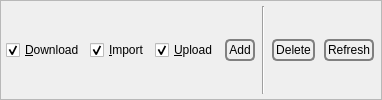
                 <widget class="QFrame" name="frame_3">
                  <property name="frameShape">
                   <enum>QFrame::StyledPanel</enum>
                  </property>
                  <property name="frameShadow">
                   <enum>QFrame::Raised</enum>
                  </property>
                  <layout class="QHBoxLayout" name="horizontalLayout_5">
                   <property name="spacing">
                    <number>5</number>
                   </property>
                   <property name="leftMargin">
                    <number>5</number>
                   </property>
                   <property name="topMargin">
                    <number>5</number>
                   </property>
                   <property name="rightMargin">
                    <number>5</number>
                   </property>
                   <property name="bottomMargin">
                    <number>5</number>
                   </property>
                   <item>
                    <widget class="QCheckBox" name="downDist">
                     <property name="sizePolicy">
                      <sizepolicy hsizetype="Minimum" vsizetype="Preferred">
                       <horstretch>0</horstretch>
                       <verstretch>0</verstretch>
                      </sizepolicy>
                     </property>
                     <property name="text">
                      <string>&amp;Download</string>
                     </property>
                     <property name="checked">
                      <bool>true</bool>
                     </property>
                    </widget>
                   </item>
                   <item>
                    <widget class="QCheckBox" name="sharedDist">
                     <property name="sizePolicy">
                      <sizepolicy hsizetype="Minimum" vsizetype="Preferred">
                       <horstretch>0</horstretch>
                       <verstretch>0</verstretch>
                      </sizepolicy>
                     </property>
                     <property name="text">
                      <string>&amp;Import</string>
                     </property>
                     <property name="checked">
                      <bool>true</bool>
                     </property>
                    </widget>
                   </item>
                   <item>
                    <widget class="QCheckBox" name="upDist">
                     <property name="sizePolicy">
                      <sizepolicy hsizetype="Minimum" vsizetype="Preferred">
                       <horstretch>0</horstretch>
                       <verstretch>0</verstretch>
                      </sizepolicy>
                     </property>
                     <property name="text">
                      <string>&amp;Upload</string>
                     </property>
                     <property name="checked">
                      <bool>true</bool>
                     </property>
                    </widget>
                   </item>
                   <item>
                    <widget class="QPushButton" name="addDistiller">
                     <property name="sizePolicy">
                      <sizepolicy hsizetype="MinimumExpanding" vsizetype="Fixed">
                       <horstretch>0</horstretch>
                       <verstretch>0</verstretch>
                      </sizepolicy>
                     </property>
                     <property name="styleSheet">
                      <string notr="true">QPushButton {
 border: 2px solid gray;
 background-color: qlineargradient(x1: 0, y1: 0, x2: 0, y2: 1,
                                   stop: 0 #E0E0E0, stop: 1 #FFFFFF);
 border-radius: 5px;
 margin: 2px;
 padding: 2px;
 }


QPushButton:hover { 
background-color: qlineargradient(x1: 0, y1: 0, x2: 0, y2: 1,
                                   stop: 0 rgb(254,229,172), stop: 1 #FFFFFF);
background-position: top center; } 

QPushButton:pressed {
     background-color: darkgrey;
     border-style: inset;
 }</string>
                     </property>
                     <property name="text">
                      <string>Add</string>
                     </property>
                     <property name="icon">
                      <iconset resource="../Icons/icons.qrc">
                       <normaloff>:/nuvola/add.png</normaloff>:/nuvola/add.png</iconset>
                     </property>
                    </widget>
                   </item>
                   <item>
                    <widget class="Line" name="line">
                     <property name="orientation">
                      <enum>Qt::Vertical</enum>
                     </property>
                    </widget>
                   </item>
                   <item>
                    <widget class="QPushButton" name="deleteDistillers">
                     <property name="styleSheet">
                      <string notr="true">QPushButton {
 border: 2px solid gray;
 background-color: qlineargradient(x1: 0, y1: 0, x2: 0, y2: 1,
                                   stop: 0 #E0E0E0, stop: 1 #FFFFFF);
 border-radius: 5px;
 margin: 2px;
 padding: 2px;
 }


QPushButton:hover { 
background-color: qlineargradient(x1: 0, y1: 0, x2: 0, y2: 1,
                                   stop: 0 rgb(254,229,172), stop: 1 #FFFFFF);
background-position: top center; } 

QPushButton:pressed {
     background-color: darkgrey;
     border-style: inset;
 }</string>
                     </property>
                     <property name="text">
                      <string>Delete</string>
                     </property>
                     <property name="icon">
                      <iconset resource="../Icons/icons.qrc">
                       <normaloff>:/nuvola/delete.png</normaloff>:/nuvola/delete.png</iconset>
                     </property>
                    </widget>
                   </item>
                   <item>
                    <widget class="QPushButton" name="refreshDistillers">
                     <property name="styleSheet">
                      <string notr="true">QPushButton {
 border: 2px solid gray;
 background-color: qlineargradient(x1: 0, y1: 0, x2: 0, y2: 1,
                                   stop: 0 #E0E0E0, stop: 1 #FFFFFF);
 border-radius: 5px;
 margin: 2px;
 padding: 2px;
 }


QPushButton:hover { 
background-color: qlineargradient(x1: 0, y1: 0, x2: 0, y2: 1,
                                   stop: 0 rgb(254,229,172), stop: 1 #FFFFFF);
background-position: top center; } 

QPushButton:pressed {
     background-color: darkgrey;
     border-style: inset;
 }</string>
                     </property>
                     <property name="text">
                      <string>Refresh</string>
                     </property>
                     <property name="icon">
                      <iconset resource="../Icons/icons.qrc">
                       <normaloff>:/nuvola/refresh.png</normaloff>:/nuvola/refresh.png</iconset>
                     </property>
                    </widget>
                   </item>
                  </layout>
                 </widget>
